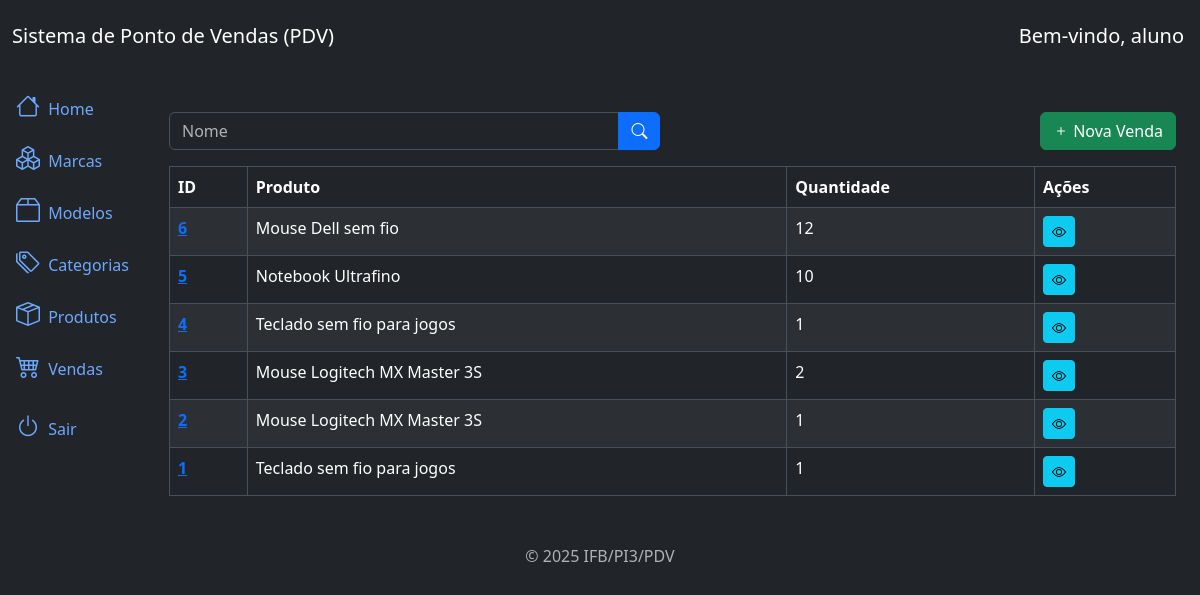
Screenshot of /sales/list/ (signed in) with the database file from the repository.
### sales/models.py (models this page shows, shortened)
class Sale(models.Model):
    product = models.ForeignKey(Product, on_delete=models.CASCADE, related_name='sale_product')
    quantity = models.IntegerField(default=0)
    descrition = models.TextField(blank=True, null=True)
    created_at = models.DateTimeField(auto_now_add=True)
    updated_at = models.DateTimeField(auto_now=True)
    class Meta:
        ordering = ['-created_at']

### products/models.py (models this page shows)
class Product(models.Model):
    name = models.CharField(max_length=200)
    brand = models.ForeignKey(Brand, on_delete=models.PROTECT, related_name='brand_product')
    model = models.ForeignKey(Model, on_delete=models.PROTECT, related_name='model_product')
    category = models.ForeignKey(Category, on_delete=models.PROTECT, related_name='category_product')
    description = models.TextField(blank=True, null=True)
    serie_number = models.CharField(max_length=100, blank=True, null=True)
    cost_price = models.DecimalField(max_digits=20, decimal_places=2)
    selling_price = models.DecimalField(max_digits=20, decimal_places=2)
    quantity = models.IntegerField(default=0)
    photo = models.ImageField(upload_to='products/', blank=True, null=True) # Novo campo para fotos
    created_at = models.DateTimeField(auto_now_add=True)
    updated_at = models.DateTimeField(auto_now=True)
    class Meta:
        ordering = ['name']
    def __str__(self):
        return self.name

### sales/views.py (the view)
# urls.py: path('sales/list/', views.SaleListView.as_view(), name='sale_list'),
class SaleListView(LoginRequiredMixin, PermissionRequiredMixin, ListView):
    model = models.Sale
    template_name = 'sale_list.html'
    context_object_name = 'sales'
    permission_required = 'sales.view_sale'
    def get_queryset(self):
        queryset = super().get_queryset()
        product = self.request.GET.get('name')
        if product:
            queryset = queryset.filter(product__name__icontains=product)
        return queryset

### sales/templates/sale_list.html (shortened to what this page needs)
{% extends 'base.html' %}
{% block content %}
<div class="row mb-3">
  <div class="col-md-6">
    <form method="get" action="{% url 'sale_list' %}">
      <div class="input-group">
        <input type="text" class="form-control" name="name" placeholder="Nome" value="{{ request.GET.product }}">
        <button type="submit" class="btn btn-primary">
          <i class="bi bi-search"></i>
        </button>
      </div>
    </form>
  </div>
  <div class="col-md-6">
    <a href="{% url 'sale_create' %}" class="btn btn-success float-end">
      <i class="bi bi-plus"></i> Nova Venda
    </a>
  </div>
</div>
<div class="table-responsive">
  <table class="table table-striped table-bordered">
    <thead class="thead-dark">
      <tr>
        <th>ID</th>
        <th>Produto</th>
        <th>Quantidade</th>
        <th>Ações</th>
      </tr>
    </thead>
    <tbody>
      {% for sale in sales %}
      <tr>
        <td>
          <a href="{% url 'sale_detail' sale.id %}" class="text-primary fw-semibold">
            {{ sale.id }}
          </a>
        </td>
        <td>{{ sale.product }}</td>
        <td>{{ sale.quantity }}</td>
        <td>
          <a href="{% url 'sale_detail' sale.id %}" class="btn btn-info btn-sm">
            <i class="bi bi-eye"></i>
          </a>
        </td>
      </tr>
      {% endfor %}
    </tbody>
  </table>
</div>
{% endblock %}

### core/templates/components/_header.html
<nav class="navbar navbar-expand-lg navbar-light bg-dark">
  <div class="container-fluid">
      <a class="navbar-brand text-white" href="#">Sistema de Ponto de Vendas (PDV)</a>
  </div>
  <div class="navbar navbar-expand-lg navbar-light bg-dark">
      {% if request.user.is_authenticated %}
          <a class="navbar-brand text-white" href="#">Bem-vindo, {{ request.user.get_full_name|default:request.user.username }}</a>
      {% endif %}
  </div>
</nav>

### rows the page displays
Sale: id "6", product "Mouse Dell sem fio", quantity "12"
Sale: id "5", product "Notebook Ultrafino", quantity "10"
Sale: id "4", product "Teclado sem fio para jogos", quantity "1"
Sale: id "3", product "Mouse Logitech MX Master 3S", quantity "2"
Sale: id "2", product "Mouse Logitech MX Master 3S", quantity "1"
Sale: id "1", product "Teclado sem fio para jogos", quantity "1"

### other values shown
{{ request.user.get_full_name|default:request.user.username }} "aluno"
